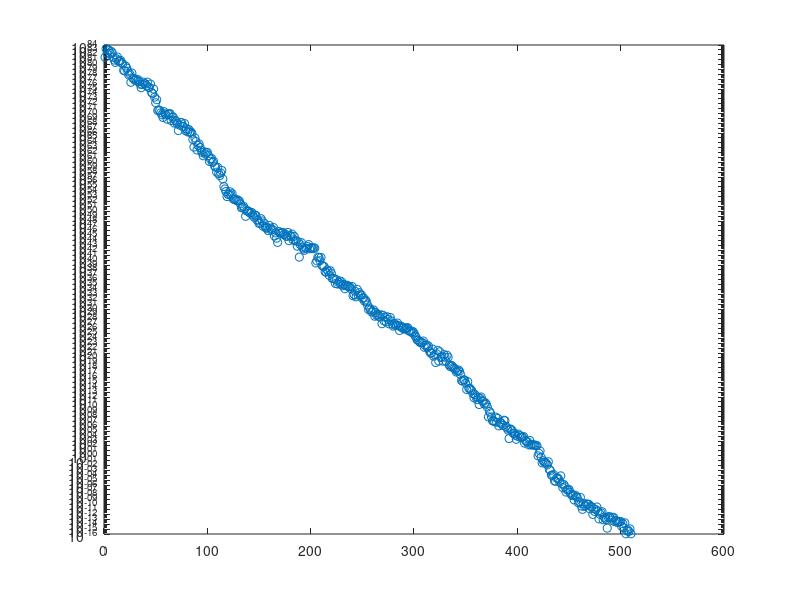

This figure's MATLAB source:
n = 512;
A = rand(n);
b = rand(n, 1);

for i = 1:length(A)
    A(i, 1:i-1) = 0;
end

x = A \ b;

error = abs(A * x - b);

semilogy(error, 'o');